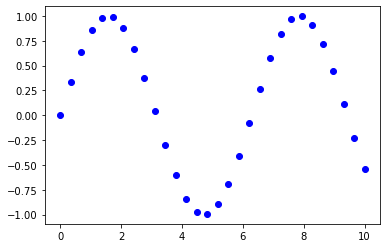

Here is the Python script that generated this plot:
#!/usr/bin/env python
# coding: utf-8

# In[1]:


import numpy as np 
import matplotlib.pyplot as plt
x = np.linspace(0,10,30)
y = np.sin(x)
plt.plot(x,y,'o',color = 'b')
